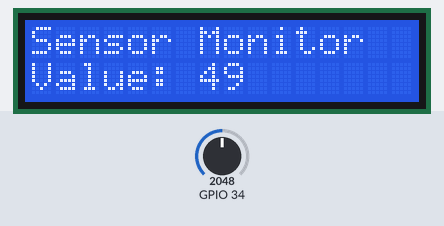
A program run on a simulated ESP32. On the bench: 16×2 character LCD. Inputs (shaded band) come from the test bench; at power-on: GPIO 34 = 2048. What the program prints to the serial monitor is not drawn.

Above: at 1.2 s.
1.3 s: GPIO 34 set to 2866
At 2.6 s:
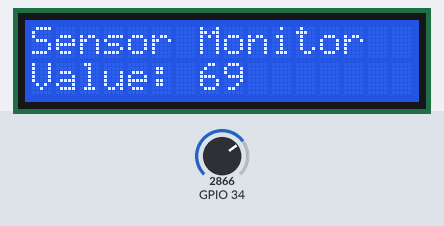
3.1 s: GPIO 34 set to 3603
At 3.9 s:
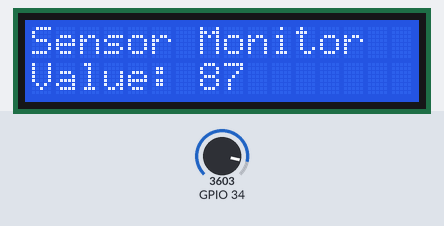
4.6 s: GPIO 34 set to 4095
At 5.2 s:
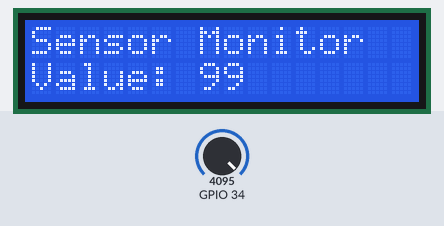
Timing chart, 0 to 7.6 s (numbered marks = the images above; inputs shaded):
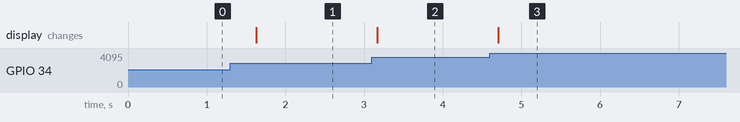

The program:

main.cpp
```cpp
#include <Arduino.h>
#include <Wire.h>
#include <LiquidCrystal_I2C.h>

// Set the LCD address to 0x27 for a 16 chars and 2 line display
// (If 0x27 doesn't work, your module might use 0x3F)
LiquidCrystal_I2C lcd(0x27, 16, 2);

void setup() {
  Serial.begin(115200);
  Serial.println("LCD 16x2 (I2C) Test");
  // Initialize the LCD connected via I2C
  lcd.init();
  // Turn on the blacklight
  lcd.backlight();
  // Print a static header on the first row
  lcd.setCursor(0, 0);
  lcd.print("Sensor Monitor");
}

void loop() {
  // Simulate reading a sensor value (e.g., generating a value between 0 and 100)
  int mockSensorValue = analogRead(34) / 41; // Scaled down for example display

  // Move cursor to the second row (Column 0, Row 1)
  lcd.setCursor(0, 1);
  lcd.print("Value: ");

  // Print the dynamic sensor value
  lcd.print(mockSensorValue);

  // Clear any leftover trailing digits if the value drops (e.g., from 100 to 9)
  lcd.print("    ");

  // Update every 500 milliseconds
  delay(500);
}
```

Measured:
- after the input at 1.3 s, the display: changes after 0.33 s (image 1)
- after the input at 3.1 s, the display: changes after 0.07 s (image 2)
- after the input at 4.6 s, the display: changes after 0.10 s (image 3)
